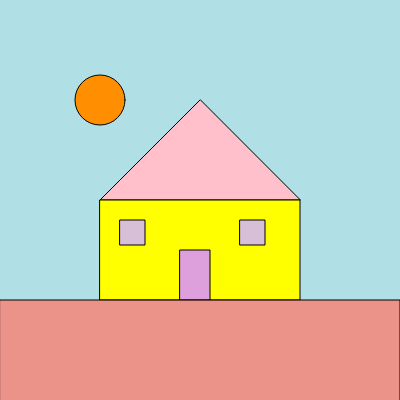
Frame 1 (no input)
Frame 60 (no input): identical to frame 1, image omitted
Frame 120 (the mouse pressed at the canvas centre since frame 60): identical to frame 1, image omitted

The p5.js sketch that drew this single still picture (run headless with seeded random() and noise() and a simulated clock; from frame 60 on, the mouse is pressed at the canvas centre):

// p5.js sketch
// ── sketch.js
//sadaf shaikh

function setup() {//function for setup
  createCanvas(400,400);//this is canvas size
}

function draw() {//function for actual work
   background('powderblue');//sets background color to BLUE
      fill(255,192,203);//fill for triangle
   triangle(200,100,100,200,300,200);//shape for roof
      fill(255,255,0);//fill for house rect
   rect(100,200,200,100);//shape for house walls
      fill(216,191,216);//fill for rect windows both
   rect(120,220,25,25);//shape for window left
   rect(240,220,25,25);//shape for window right
      fill(221,160,221);//fill for rect door
   rect(180,250,30,50);//shape for door
      fill('rgba(250,128,114,0.8)');//fill for rect base
   rect(0,300,400,400);//shape for base
   //line(0,300,100,300);
   //line(300,300,400,300);
   fill(255,143,0);
   ellipse(100,100,50,50);
   
  
}
